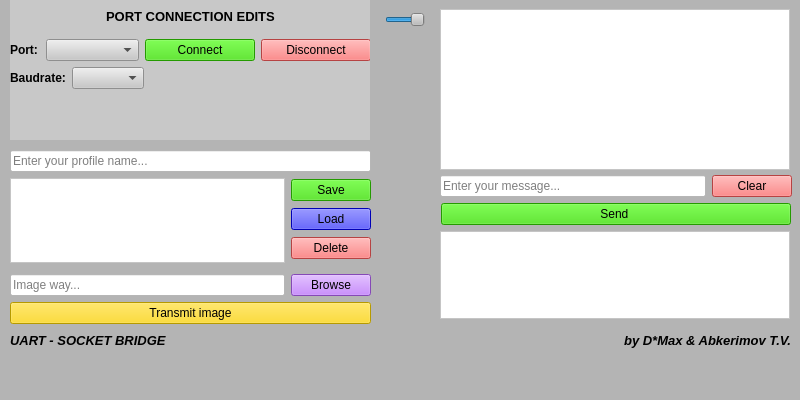
<?xml version="1.0" encoding="UTF-8"?>
<ui version="4.0">
 <class>MainWindow</class>
 <widget class="QMainWindow" name="MainWindow">
  <property name="enabled">
   <bool>true</bool>
  </property>
  <property name="geometry">
   <rect>
    <x>0</x>
    <y>0</y>
    <width>800</width>
    <height>400</height>
   </rect>
  </property>
  <property name="sizePolicy">
   <sizepolicy hsizetype="Fixed" vsizetype="Fixed">
    <horstretch>0</horstretch>
    <verstretch>0</verstretch>
   </sizepolicy>
  </property>
  <property name="maximumSize">
   <size>
    <width>16777215</width>
    <height>16777214</height>
   </size>
  </property>
  <property name="font">
   <font>
    <kerning>true</kerning>
   </font>
  </property>
  <property name="windowTitle">
   <string>UART-Socket Bridge Client</string>
  </property>
  <property name="autoFillBackground">
   <bool>false</bool>
  </property>
  <property name="styleSheet">
   <string notr="true">background-color: rgb(180, 180, 180)</string>
  </property>
  <property name="dockNestingEnabled">
   <bool>false</bool>
  </property>
  <property name="unifiedTitleAndToolBarOnMac">
   <bool>false</bool>
  </property>
  <widget class="QWidget" name="centralwidget">
   <widget class="QWidget" name="verticalLayoutWidget_2">
    <property name="geometry">
     <rect>
      <x>440</x>
      <y>175</y>
      <width>352</width>
      <height>144</height>
     </rect>
    </property>
    <layout class="QVBoxLayout" name="ConsoleAndButtonsLayout">
     <item>
      <layout class="QHBoxLayout" name="EntMessageFieldLayout">
       <item>
        <widget class="QLineEdit" name="entMessageField">
         <property name="styleSheet">
          <string notr="true">background-color: white</string>
         </property>
         <property name="placeholderText">
          <string>Enter your message...</string>
         </property>
        </widget>
       </item>
       <item>
        <widget class="QPushButton" name="clearTextBtn">
         <property name="styleSheet">
          <string notr="true">background-color: rgb(255, 94, 94)</string>
         </property>
         <property name="text">
          <string>Clear</string>
         </property>
        </widget>
       </item>
      </layout>
     </item>
     <item>
      <layout class="QHBoxLayout" name="SendButtonLayout">
       <item>
        <widget class="QPushButton" name="sendTextBtn">
         <property name="maximumSize">
          <size>
           <width>350</width>
           <height>16777215</height>
          </size>
         </property>
         <property name="styleSheet">
          <string notr="true">background-color: rgb(51, 215, 0)</string>
         </property>
         <property name="text">
          <string>Send </string>
         </property>
        </widget>
       </item>
      </layout>
     </item>
     <item>
      <widget class="QPlainTextEdit" name="consoleArea">
       <property name="minimumSize">
        <size>
         <width>350</width>
         <height>80</height>
        </size>
       </property>
       <property name="maximumSize">
        <size>
         <width>350</width>
         <height>16777215</height>
        </size>
       </property>
       <property name="styleSheet">
        <string notr="true">background-color: white</string>
       </property>
      </widget>
     </item>
    </layout>
   </widget>
   <widget class="QSlider" name="changer_mode">
    <property name="geometry">
     <rect>
      <x>385</x>
      <y>10</y>
      <width>40</width>
      <height>20</height>
     </rect>
    </property>
    <property name="mouseTracking">
     <bool>true</bool>
    </property>
    <property name="focusPolicy">
     <enum>Qt::StrongFocus</enum>
    </property>
    <property name="autoFillBackground">
     <bool>false</bool>
    </property>
    <property name="styleSheet">
     <string notr="true"/>
    </property>
    <property name="maximum">
     <number>1</number>
    </property>
    <property name="sliderPosition">
     <number>1</number>
    </property>
    <property name="orientation">
     <enum>Qt::Horizontal</enum>
    </property>
   </widget>
   <widget class="QWidget" name="horizontalLayoutWidget_5">
    <property name="geometry">
     <rect>
      <x>10</x>
      <y>330</y>
      <width>781</width>
      <height>21</height>
     </rect>
    </property>
    <property name="font">
     <font>
      <pointsize>10</pointsize>
      <weight>75</weight>
      <italic>true</italic>
      <bold>true</bold>
     </font>
    </property>
    <layout class="QHBoxLayout" name="Authors_layout">
     <item>
      <widget class="QLabel" name="progTitle">
       <property name="font">
        <font>
         <pointsize>10</pointsize>
         <weight>75</weight>
         <italic>true</italic>
         <bold>true</bold>
         <underline>false</underline>
        </font>
       </property>
       <property name="text">
        <string>UART - SOCKET BRIDGE</string>
       </property>
      </widget>
     </item>
     <item>
      <widget class="QLabel" name="authorsTitle">
       <property name="font">
        <font>
         <pointsize>10</pointsize>
         <weight>75</weight>
         <italic>true</italic>
         <bold>true</bold>
        </font>
       </property>
       <property name="layoutDirection">
        <enum>Qt::LeftToRight</enum>
       </property>
       <property name="text">
        <string>by D*Max &amp; Abkerimov T.V.</string>
       </property>
       <property name="alignment">
        <set>Qt::AlignRight|Qt::AlignTrailing|Qt::AlignVCenter</set>
       </property>
      </widget>
     </item>
    </layout>
   </widget>
   <widget class="QPlainTextEdit" name="messageArea">
    <property name="geometry">
     <rect>
      <x>440</x>
      <y>9</y>
      <width>350</width>
      <height>161</height>
     </rect>
    </property>
    <property name="styleSheet">
     <string notr="true">background-color: white</string>
    </property>
   </widget>
   <widget class="QWidget" name="verticalLayoutWidget">
    <property name="geometry">
     <rect>
      <x>10</x>
      <y>270</y>
      <width>361</width>
      <height>58</height>
     </rect>
    </property>
    <layout class="QVBoxLayout" name="PicCentralLayout">
     <item>
      <layout class="QVBoxLayout" name="TransmitLayout">
       <item>
        <layout class="QHBoxLayout" name="BrowseWayLayout">
         <item>
          <widget class="QLineEdit" name="picField">
           <property name="styleSheet">
            <string notr="true">background-color: white</string>
           </property>
           <property name="placeholderText">
            <string>Image way...</string>
           </property>
          </widget>
         </item>
         <item>
          <widget class="QPushButton" name="picBrowseBtn">
           <property name="styleSheet">
            <string notr="true">background-color: rgb(186, 102, 255)</string>
           </property>
           <property name="text">
            <string>Browse</string>
           </property>
          </widget>
         </item>
        </layout>
       </item>
       <item>
        <widget class="QPushButton" name="picTransBtn">
         <property name="styleSheet">
          <string notr="true">background-color: rgb(255, 215, 0)</string>
         </property>
         <property name="text">
          <string>Transmit image</string>
         </property>
        </widget>
       </item>
      </layout>
     </item>
    </layout>
   </widget>
   <widget class="QStackedWidget" name="stackedWidget">
    <property name="geometry">
     <rect>
      <x>10</x>
      <y>0</y>
      <width>360</width>
      <height>140</height>
     </rect>
    </property>
    <property name="focusPolicy">
     <enum>Qt::NoFocus</enum>
    </property>
    <property name="contextMenuPolicy">
     <enum>Qt::DefaultContextMenu</enum>
    </property>
    <property name="styleSheet">
     <string notr="true">background-color: rgb(200,200,200)</string>
    </property>
    <property name="currentIndex">
     <number>1</number>
    </property>
    <widget class="QWidget" name="IpPage">
     <widget class="QWidget" name="layoutWidget">
      <property name="geometry">
       <rect>
        <x>0</x>
        <y>0</y>
        <width>359</width>
        <height>142</height>
       </rect>
      </property>
      <layout class="QVBoxLayout" name="PortIpLayout">
       <item>
        <layout class="QVBoxLayout" name="EntProfileNameLayout">
         <item>
          <layout class="QVBoxLayout" name="PortIpButtonsLayout">
           <item>
            <layout class="QHBoxLayout" name="ConLabelLayout">
             <item>
              <spacer name="horizontalSpacer">
               <property name="orientation">
                <enum>Qt::Horizontal</enum>
               </property>
               <property name="sizeHint" stdset="0">
                <size>
                 <width>40</width>
                 <height>20</height>
                </size>
               </property>
              </spacer>
             </item>
             <item>
              <widget class="QLabel" name="ipLabel">
               <property name="font">
                <font>
                 <pointsize>10</pointsize>
                 <weight>75</weight>
                 <bold>true</bold>
                </font>
               </property>
               <property name="text">
                <string>CONNECTION EDITS</string>
               </property>
              </widget>
             </item>
             <item>
              <spacer name="horizontalSpacer_2">
               <property name="orientation">
                <enum>Qt::Horizontal</enum>
               </property>
               <property name="sizeHint" stdset="0">
                <size>
                 <width>40</width>
                 <height>20</height>
                </size>
               </property>
              </spacer>
             </item>
            </layout>
           </item>
           <item>
            <layout class="QHBoxLayout" name="IpLayout">
             <item>
              <widget class="QLabel" name="ip_label">
               <property name="font">
                <font>
                 <pointsize>10</pointsize>
                 <weight>75</weight>
                 <italic>false</italic>
                 <bold>true</bold>
                </font>
               </property>
               <property name="text">
                <string>IP:</string>
               </property>
              </widget>
             </item>
             <item>
              <widget class="QLineEdit" name="ent_ip">
               <property name="styleSheet">
                <string notr="true">background-color: white</string>
               </property>
               <property name="placeholderText">
                <string>Enter your IP-adress...</string>
               </property>
              </widget>
             </item>
            </layout>
           </item>
           <item>
            <layout class="QHBoxLayout" name="PortLayout">
             <item>
              <widget class="QLabel" name="port_label">
               <property name="font">
                <font>
                 <pointsize>10</pointsize>
                 <weight>75</weight>
                 <bold>true</bold>
                </font>
               </property>
               <property name="text">
                <string>PORT:</string>
               </property>
              </widget>
             </item>
             <item>
              <widget class="QLineEdit" name="ent_port">
               <property name="styleSheet">
                <string notr="true">background-color: white</string>
               </property>
               <property name="placeholderText">
                <string>Enter your port...</string>
               </property>
              </widget>
             </item>
            </layout>
           </item>
           <item>
            <widget class="QPushButton" name="ip_con">
             <property name="styleSheet">
              <string notr="true">background-color: rgb(51, 215, 0)</string>
             </property>
             <property name="text">
              <string>Connect</string>
             </property>
            </widget>
           </item>
           <item>
            <widget class="QPushButton" name="ip_dcon">
             <property name="styleSheet">
              <string notr="true">background-color: rgb(255, 94, 94)</string>
             </property>
             <property name="text">
              <string>Disconnect</string>
             </property>
            </widget>
           </item>
          </layout>
         </item>
        </layout>
       </item>
      </layout>
     </widget>
    </widget>
    <widget class="QWidget" name="PortPage">
     <widget class="QWidget" name="verticalLayoutWidget_4">
      <property name="geometry">
       <rect>
        <x>0</x>
        <y>0</y>
        <width>361</width>
        <height>89</height>
       </rect>
      </property>
      <layout class="QVBoxLayout" name="CentralPortLayout">
       <item>
        <layout class="QVBoxLayout" name="VertSubPortLayout">
         <item>
          <layout class="QVBoxLayout" name="PortConLabelLayout">
           <item>
            <layout class="QHBoxLayout" name="PortConLabelLayout_2">
             <item>
              <spacer name="horizontalSpacer_3">
               <property name="orientation">
                <enum>Qt::Horizontal</enum>
               </property>
               <property name="sizeHint" stdset="0">
                <size>
                 <width>40</width>
                 <height>20</height>
                </size>
               </property>
              </spacer>
             </item>
             <item>
              <widget class="QLabel" name="PortConLabel">
               <property name="font">
                <font>
                 <pointsize>10</pointsize>
                 <weight>75</weight>
                 <italic>false</italic>
                 <bold>true</bold>
                </font>
               </property>
               <property name="text">
                <string>PORT CONNECTION EDITS</string>
               </property>
              </widget>
             </item>
             <item>
              <spacer name="horizontalSpacer_4">
               <property name="orientation">
                <enum>Qt::Horizontal</enum>
               </property>
               <property name="sizeHint" stdset="0">
                <size>
                 <width>40</width>
                 <height>20</height>
                </size>
               </property>
              </spacer>
             </item>
            </layout>
           </item>
          </layout>
         </item>
         <item>
          <layout class="QHBoxLayout" name="horizontalLayout">
           <item>
            <widget class="QLabel" name="labelPort">
             <property name="minimumSize">
              <size>
               <width>10</width>
               <height>0</height>
              </size>
             </property>
             <property name="maximumSize">
              <size>
               <width>30</width>
               <height>16777215</height>
              </size>
             </property>
             <property name="font">
              <font>
               <weight>75</weight>
               <bold>true</bold>
              </font>
             </property>
             <property name="text">
              <string>Port:</string>
             </property>
            </widget>
           </item>
           <item>
            <widget class="QComboBox" name="portChooser"/>
           </item>
           <item>
            <widget class="QPushButton" name="portConBtn">
             <property name="minimumSize">
              <size>
               <width>110</width>
               <height>20</height>
              </size>
             </property>
             <property name="styleSheet">
              <string notr="true">background-color: rgb(51, 215, 0)</string>
             </property>
             <property name="text">
              <string>Connect</string>
             </property>
            </widget>
           </item>
           <item>
            <widget class="QPushButton" name="portDConBtn">
             <property name="minimumSize">
              <size>
               <width>110</width>
               <height>0</height>
              </size>
             </property>
             <property name="styleSheet">
              <string notr="true">background-color: rgb(255, 94, 94)</string>
             </property>
             <property name="text">
              <string>Disconnect</string>
             </property>
            </widget>
           </item>
          </layout>
         </item>
         <item>
          <layout class="QVBoxLayout" name="BaudSubLayout">
           <item>
            <layout class="QHBoxLayout" name="BaudSubLayout_2">
             <item>
              <widget class="QLabel" name="labelBaud">
               <property name="font">
                <font>
                 <weight>75</weight>
                 <bold>true</bold>
                </font>
               </property>
               <property name="text">
                <string>Baudrate:</string>
               </property>
              </widget>
             </item>
             <item>
              <widget class="QComboBox" name="baudChooser"/>
             </item>
             <item>
              <spacer name="horizontalSpacer_5">
               <property name="orientation">
                <enum>Qt::Horizontal</enum>
               </property>
               <property name="sizeHint" stdset="0">
                <size>
                 <width>40</width>
                 <height>20</height>
                </size>
               </property>
              </spacer>
             </item>
            </layout>
           </item>
          </layout>
         </item>
        </layout>
       </item>
      </layout>
     </widget>
    </widget>
   </widget>
   <widget class="QWidget" name="verticalLayoutWidget_6">
    <property name="geometry">
     <rect>
      <x>10</x>
      <y>150</y>
      <width>361</width>
      <height>113</height>
     </rect>
    </property>
    <layout class="QVBoxLayout" name="verticalLayout_3">
     <item>
      <widget class="QLineEdit" name="ipProfileField">
       <property name="styleSheet">
        <string notr="true">background-color: white</string>
       </property>
       <property name="placeholderText">
        <string>Enter your profile name...</string>
       </property>
      </widget>
     </item>
     <item>
      <layout class="QHBoxLayout" name="ProfileAreaLayout">
       <item>
        <widget class="QListWidget" name="listWidget">
         <property name="styleSheet">
          <string notr="true">background-color: white</string>
         </property>
         <property name="lineWidth">
          <number>4</number>
         </property>
        </widget>
       </item>
       <item>
        <layout class="QVBoxLayout" name="ProfButtonsLayout">
         <item>
          <widget class="QPushButton" name="ipPoffileSave">
           <property name="styleSheet">
            <string notr="true">background-color: rgb(51, 215, 0)</string>
           </property>
           <property name="text">
            <string>Save</string>
           </property>
          </widget>
         </item>
         <item>
          <widget class="QPushButton" name="ipProfileLoad">
           <property name="styleSheet">
            <string notr="true">background-color: blue</string>
           </property>
           <property name="text">
            <string>Load</string>
           </property>
          </widget>
         </item>
         <item>
          <widget class="QPushButton" name="ipProfileDel">
           <property name="styleSheet">
            <string notr="true">background-color: rgb(255, 94, 94)</string>
           </property>
           <property name="text">
            <string>Delete</string>
           </property>
          </widget>
         </item>
        </layout>
       </item>
      </layout>
     </item>
    </layout>
   </widget>
  </widget>
  <widget class="QMenuBar" name="menubar">
   <property name="geometry">
    <rect>
     <x>0</x>
     <y>0</y>
     <width>800</width>
     <height>21</height>
    </rect>
   </property>
  </widget>
  <widget class="QStatusBar" name="statusbar"/>
 </widget>
 <resources/>
 <connections/>
</ui>
